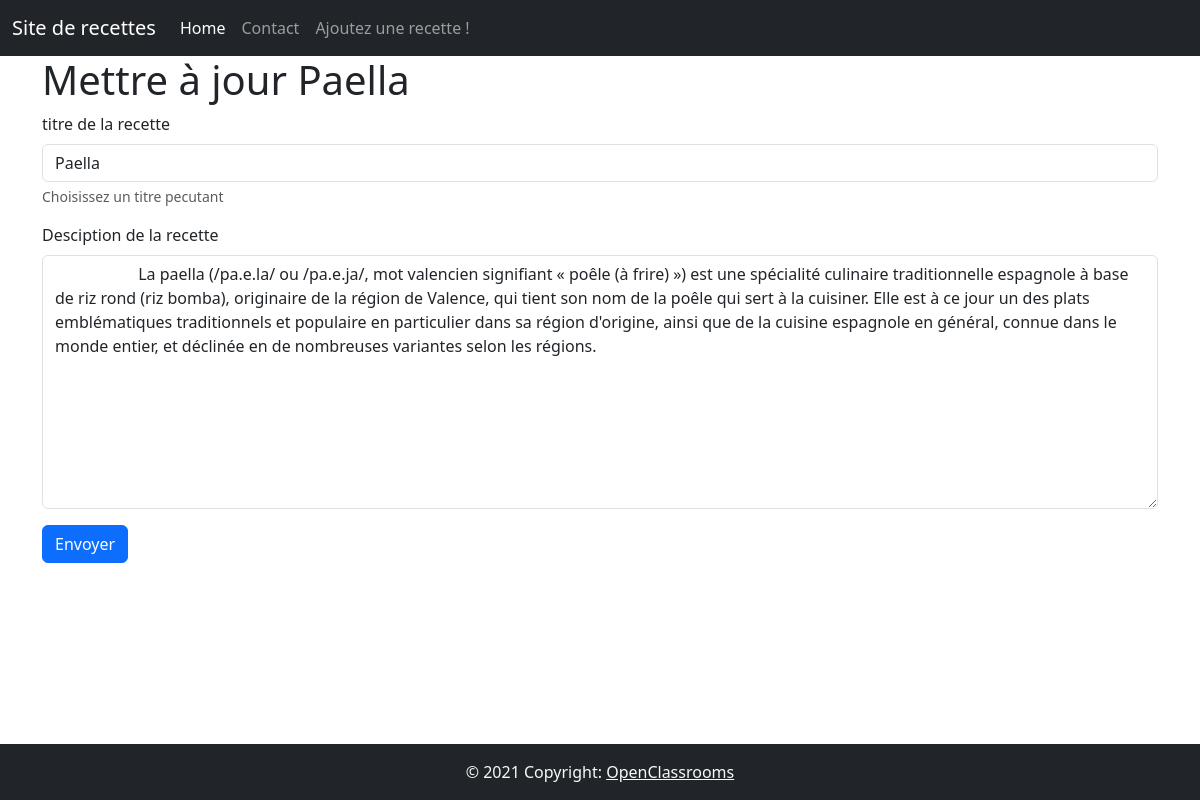
Screenshot of /recipes/update.php?id=10 (signed in) with the database file from the repository.
### tables this page shows
CREATE TABLE `recipes` (
  `recipe_id` int(11) NOT NULL,
  `title` varchar(128) NOT NULL,
  `recipe` text NOT NULL,
  `is_enabled` tinyint(1) NOT NULL,
  `author` varchar(512) NOT NULL
);

### variables.php (called while the page is built, shortened)
<?php
$rootUrl = (!empty($_SERVER['HTTPS']) ? 'https' : 'http') . '://' . $_SERVER['HTTP_HOST'] . '/';

### recipes/update.php (the view, shortened to what this page needs)
<?php session_start();
include_once('../config/mysql.php');
include_once('../variables.php');
$getData = $_GET;
$retrieveRecipeStatement = $mysqlClient->prepare('SELECT * FROM recipes WHERE recipe_id = :id');
$retrieveRecipeStatement->execute([
    'id' => $getData['id'],
]);
$recipe = $retrieveRecipeStatement->fetch(PDO::FETCH_ASSOC);
?>
<!DOCTYPE html>
<html lang="en">
<head>
    <link rel="stylesheet" href="https://cdn.jsdelivr.net/npm/bootstrap@5.3.2/dist/css/bootstrap.min.css">
</head>
<body class="d-flex flex-column min-vh-100">
    <?php include_once($rootPath . '/tests/header.php'); ?>
    <div class="container">
        <h1>Mettre à jour <?= $recipe['title'] ?></h1>
        <form action="<?= $rootUrl . 'tests/recipes/post_update.php' ?>" method="post">
            <div class="mb-3">
                <label for="title" class="form-label">titre de la recette</label>
                <input type="text" name="title" id="title" class="form-control" aria-describedby="title-help" value="<?= $recipe['title'] ?>">
                <div id="title-help" class="form-text">Choisissez un titre pecutant</div>
            </div>
            <div class="mb-3">
                <label for="recipe" class="form-label">Desciption de la recette</label>
                <textarea name="recipe" id="recipe" cols="30" rows="10" class="form-control" placeholder="Seulement du contenu vous appartenant ou libre de droit">
                    <?= strip_tags($recipe['recipe']) ?>
                </textarea>
            </div>
            <button type="submit" class="btn btn-primary">Envoyer</button>
        </form>
        <br>
    </div>
    <?php include_once($rootPath . '/tests/footer.php'); ?>
</body>
</html>

### rows the page displays
recipes: title "Paella", recipe "La paella (/pa.e.la/ ou /pa.e.ja/, mot valencien signifiant « poêle (à frire) ») est une spécialité culinaire traditionnelle espagnole à base de riz rond (riz bomba), originaire de la région de Valence, qui tient son nom de la poêle qui sert à la cuisiner. Elle est à ce jour un des plats emblématiques traditionnels et populaire en particulier dans sa région d'origine, ainsi que de la cuisine espagnole en général, connue dans le monde entier, et déclinée en de nombreuses variantes selon les régions."
